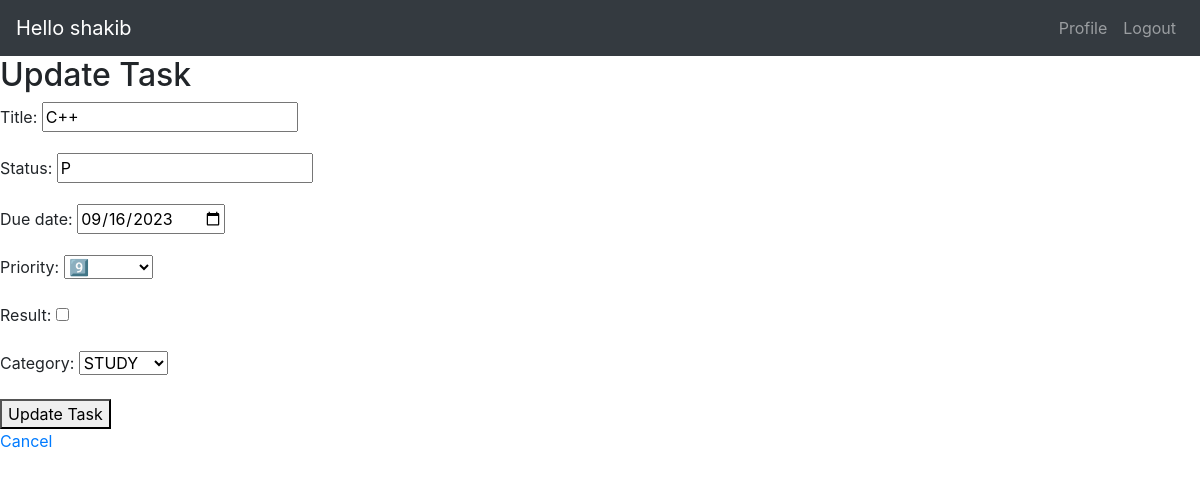
/edit_todo/19/ (signed in), run on the app's committed database.
### app/models.py (models this page shows, shortened)
class TODO(models.Model):
    status_choices = [
        ('C', 'COMPLETED'),
        ('P', 'PENDING'),
    ]
    priority_choices = [
        ('1', '1️⃣'),
        ('2', '2️⃣'),
        ('3', '3️⃣'),
        ('4', '4️⃣'),
        ('5', '5️⃣'),
        ('6', '6️⃣'),
        ('7', '7️⃣'),
        ('8', '8️⃣'),
        ('9', '9️⃣'),
        ('10', '🔟'),
    ]
    CHOICE=[
        ('FITNESS', 'FITNESS'),
        ('STUDY', 'STUDY'),
    ]
    title = models.CharField(max_length=50)
    status = models.CharField(max_length=20, choices=status_choices, default='P')
    user = models.ForeignKey(User, on_delete=models.CASCADE)
    due_date = models.DateField(null=True)
    priority = models.CharField(max_length=2, choices=priority_choices)
    result = models.BooleanField(default=False)
    category = models.CharField(max_length=30, choices=CHOICE, null=True)

### app/views.py (the view)
# urls.py: path('edit_todo/<int:id>/',views.edit_todo, name='edit_todo'),
@login_required(login_url='login')
def edit_todo(request, id):
    todo = get_object_or_404(TODO, pk=id, user=request.user)
    if request.method == 'POST':
        form = TODOForm(request.POST, instance=todo)
        if form.is_valid():
            form.save()
            return redirect('home')
    else:
        form = TODOForm(instance=todo)
    return render(request, 'edit_todo.html', {'form': form, 'todo': todo})

### app/forms.py
class TODOForm(forms.ModelForm):
    class Meta:
        model = TODO
        fields = ['title', 'status', 'due_date', 'priority', 'result', 'category']
        widgets = {
            'due_date': forms.DateInput(attrs={'type': 'date'}),
            'status': forms.TextInput(attrs={'readonly': 'readonly'}),
        }

### app/templates/edit_todo.html (shortened to what this page needs)
{% extends 'base.html' %}
{% block content %}
  <h2>Update Task</u></h2>
  <form method="post">
    {{ form.as_p }}
    <button type="submit">Update Task</button>
  </form>
  <a href="{% url 'home' %}">Cancel</a>
{% endblock %}

### app/templates/base.html (shortened to what this page needs)
<!doctype html>
<html lang="en">
<head>
    <link rel="stylesheet" href="https://cdn.jsdelivr.net/npm/bootstrap@4.5.3/dist/css/bootstrap.min.css"
>
</head>
<body>
    <nav class="navbar navbar-expand-lg  navbar-dark bg-dark">
        <a class="navbar-brand" href="/">Hello {{request.user}}</a>
        <div class="collapse navbar-collapse" id="navbarNav">
            <ul class="navbar-nav ml-auto">
                {% if request.user.is_authenticated %}
                <li class="nav-item">
                    <a class="nav-link" href="/profile">Profile</a>
                </li>
                <li class="nav-item">
                    <a class="nav-link" href="/logout">Logout</a>
                </li>
                {% endif %}
            </ul>
        </div>
    </nav>
    <div>
        {% block content %}
        {% endblock %}
    </div>
</body>
</html>

### data on the page
TODO: title "C++", status "P", due_date "09/16/2023", priority "9️⃣", category "STUDY"

### other printed values
{{ request.user }} "shakib"
